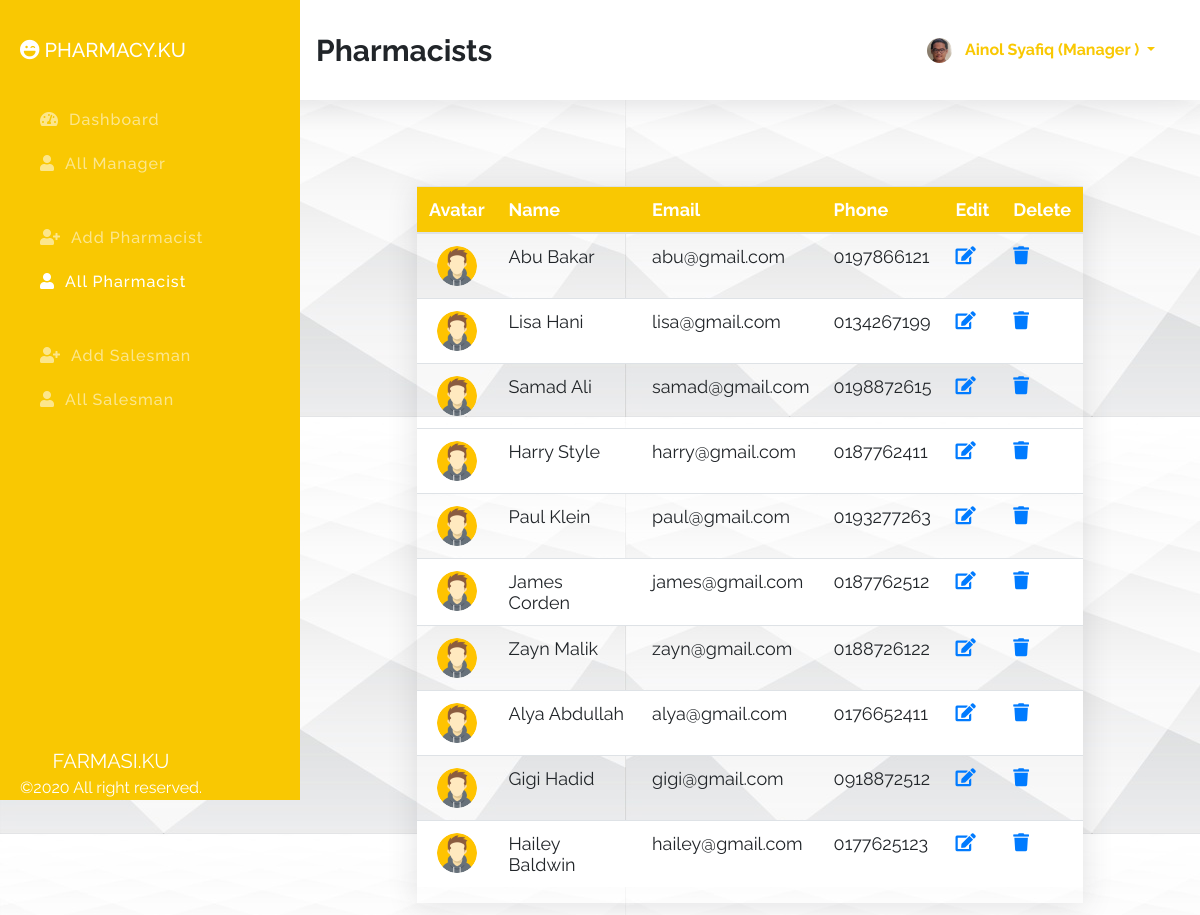
The app's page /index.php?id=allPharmacist (signed in) with its own data.
### tables this page shows
CREATE TABLE `managers` (
  `id` int(11) NOT NULL,
  `fname` varchar(100) NOT NULL,
  `lname` varchar(100) NOT NULL,
  `email` varchar(100) NOT NULL,
  `phone` varchar(100) NOT NULL,
  `password` varchar(100) NOT NULL,
  `role` varchar(100) NOT NULL DEFAULT 'manager',
  `avatar` varchar(255) NOT NULL DEFAULT 'avatar.png'
);

CREATE TABLE `pharmacists` (
  `id` int(11) NOT NULL,
  `fname` varchar(100) NOT NULL,
  `lname` varchar(100) NOT NULL,
  `email` varchar(100) NOT NULL,
  `phone` varchar(100) NOT NULL,
  `password` varchar(100) NOT NULL,
  `role` varchar(100) NOT NULL DEFAULT 'pharmacist',
  `avatar` varchar(255) NOT NULL DEFAULT 'avatar.png'
);

### index.php (the view, shortened to what this page needs)
<?php
    $sessionId = $_SESSION['id'] ?? '';
    $sessionRole = $_SESSION['role'] ?? '';
    $connection = mysqli_connect( DB_HOST, DB_USER, DB_PASSWORD, DB_NAME );
    $id = $_REQUEST['id'] ?? 'dashboard';
    $action = $_REQUEST['action'] ?? '';
?>
<!DOCTYPE html>
<html lang="en">
<head>
    <link rel="stylesheet" href="assets/css/bootstrap.min.css">
    <link rel="stylesheet" href="assets/css/all.min.css">
    <link rel="stylesheet" href="assets/css/style.css">
</head>
<body background="try.jpg">
    <section class="topber">
        <div class="topber__title">
            <span class="topber__title--text">
                <?php
                    if ( 'dashboard' == $id ) {
                        echo "DashBoard";
                    } elseif ( 'addManager' == $id ) {
                        echo "Add Manager";
                    } elseif ( 'allManager' == $id ) {
                        echo "Managers";
                    } elseif ( 'addPharmacist' == $id ) {
                        echo "Add Pharmacist";
                    } elseif ( 'allPharmacist' == $id ) {
                        echo "Pharmacists";
                    } elseif ( 'addSalesman' == $id ) {
                        echo "Add Salesman";
                    } elseif ( 'allSalesman' == $id ) {
                        echo "Salesmans";
                    } elseif ( 'userProfile' == $id ) {
                        echo "Your Profile";
                    } elseif ( 'editManager' == $action ) {
                        echo "Edit Manager";
                    } elseif ( 'editPharmacist' == $action ) {
                        echo "Edit Pharmacist";
                    } elseif ( 'editSalesman' == $action ) {
                        echo "Edit Salesman";
                    }
                ?>
            </span>
        </div>
        <div class="topber__profile">
            <?php
                $query = "SELECT fname,lname,role,avatar FROM {$sessionRole}s WHERE id='$sessionId'";
                $result = mysqli_query( $connection, $query );
                if ( $data = mysqli_fetch_assoc( $result ) ) {
                    $fname = $data['fname'];
                    $lname = $data['lname'];
                    $role = $data['role'];
                    $avatar = $data['avatar'];
                ?>
                <img src="assets/img/<?php echo "$avatar"; ?>" height="25" width="25" class="rounded-circle" alt="profile">
                <div class="dropdown">
                    <button class="btn dropdown-toggle" type="button" id="dropdownMenuButton" data-toggle="dropdown" aria-haspopup="true" aria-expanded="false">
                    <?php
                        echo "$fname $lname (" . ucwords( $role ) . " )";
                        }
                    ?>
                    </button>
                </div>
        </div>
    </section>
    <section id="sideber" class="sideber">
        <ul class="sideber__ber">
            <h3 class="sideber__panel"><i id="left" class="fas fa-laugh-wink"></i> PHARMACY.KU</h3>
            <li id="left" class="sideber__item<?php if ( 'dashboard' == $id ) {
                                                  echo " active";
                                              }?>">
                <a href="index.php?id=dashboard"><i id="left" class="fas fa-tachometer-alt"></i>Dashboard</a>
            </li>
            <li id="left" class="sideber__item<?php if ( 'allManager' == $id ) {
    echo " active";
}?>">
                <a href="index.php?id=allManager"><i id="left" class="fas fa-user"></i>All Manager</a>
            </li>
            <?php if ( 'admin' == $sessionRole || 'manager' == $sessionRole ) {?>
                <li id="left" class="sideber__item sideber__item--modify<?php if ( 'addPharmacist' == $id ) {
                                                                            echo " active";
                                                                        }?>">
                    <a href="index.php?id=addPharmacist"><i id="left" class="fas fa-user-plus"></i></i>Add
                        Pharmacist</a>
                </li><?php }?>
            <li id="left" class="sideber__item<?php if ( 'allPharmacist' == $id ) {
    echo " active";
}?>">
                <a href="index.php?id=allPharmacist"><i id="left" class="fas fa-user"></i>All Pharmacist</a>
            </li>
            <?php if ( 'admin' == $sessionRole || 'manager' == $sessionRole || 'pharmacist' == $sessionRole ) {?>
                <li id="left" class="sideber__item sideber__item--modify<?php if ( 'addSalesman' == $id ) {
                                                                            echo " active";
                                                                        }?>">
                    <a href="index.php?id=addSalesman"><i id="left" class="fas fa-user-plus"></i>Add Salesman</a>
                </li><?php }?>
            <li id="left" class="sideber__item<?php if ( 'allSalesman' == $id ) {
    echo " active";
}?>">
                <a href="index.php?id=allSalesman"><i id="left" class="fas fa-user"></i>All Salesman</a>
            </li>
        </ul>
        <footer class="text-center"><span>FARMASI.KU</span><br>©2020  All right reserved.</footer>
    </section>
    <section class="main">
        <div class="container">
            <div class="pharmacist">
                <?php if ( 'allPharmacist' == $id ) {?>
                    <div class="allPharmacist">
                        <div class="main__table">
                            <table class="table">
                                <thead>
                                    <tr>
                                        <th scope="col">Avatar</th>
                                        <th scope="col">Name</th>
                                        <th scope="col">Email</th>
                                        <th scope="col">Phone</th>
                                        <?php if ( 'admin' == $sessionRole || 'manager' == $sessionRole ) {?>
                                            <th scope="col">Edit</th>
                                            <th scope="col">Delete</th>
                                        <?php }?>
                                    </tr>
                                </thead>
                                <tbody>
                                    <?php
                                        $getPharmacist = "SELECT * FROM pharmacists";
                                            $result = mysqli_query( $connection, $getPharmacist );
                                        while ( $pharmacist = mysqli_fetch_assoc( $result ) ) {?>
                                        <tr>
                                            <td>
                                                <center><img class="rounded-circle" width="40" height="40" src="assets/img/<?php echo $pharmacist['avatar']; ?>" alt=""></center>
                                            </td>
                                            <td><?php printf( "%s %s", $pharmacist['fname'], $pharmacist['lname'] );?></td>
                                            <td><?php printf( "%s", $pharmacist['email'] );?></td>
                                            <td><?php printf( "%s", $pharmacist['phone'] );?></td>
                                            <?php if ( 'admin' == $sessionRole || 'manager' == $sessionRole ) {?>
                                                <td><?php printf( "<a href='index.php?action=editPharmacist&id=%s'><i class='fas fa-edit'></i></a>", $pharmacist['id'] )?></td>
                                                <td><?php printf( "<a class='delete' href='index.php?action=deletePharmacist&id=%s'><i class='fas fa-trash'></i></a>", $pharmacist['id'] )?></td>
                                            <?php }?>
                                        </tr>
                                    <?php }?>
                                </tbody>
                            </table>
                        </div>
                    </div>
                <?php }?>
            </div>
        </div>
    </section>
</body>
</html>

### assets/css/style.css (style rules this page uses)
*, *::before, *::after { margin: 0; padding: 0; -webkit-box-sizing: border-box; box-sizing: border-box; }
body { font-family: "Raleway", sans-serif; }
a { text-decoration: none !important; }
.topber { position: fixed; width: 100%; top: 0; left: 0; padding-left: 300px; right: 0; z-index: 999; -webkit-box-shadow: 0 0.15rem 1.75rem 0 rgba(58, 59, 69, 0.15); box-shadow: 0 0.15rem 1.75rem 0 rgba(58, 59, 69, 0.15); background-color: #fff; }
.topber__title { height: 12.5vh; float: left; display: -webkit-box; display: -ms-flexbox; display: flex; -webkit-box-orient: horizontal; -webkit-box-direction: normal; -ms-flex-direction: row; flex-direction: row; -webkit-box-align: center; -ms-flex-align: center; align-items: center; padding-left: 1rem; }
.topber__title--text { font-size: 30px; font-weight: bold; }
.topber__profile { height: 12.5vh; float: right; padding-right: 10px; display: -webkit-box; display: -ms-flexbox; display: flex; -webkit-box-orient: horizontal; -webkit-box-direction: normal; -ms-flex-direction: row; flex-direction: row; -webkit-box-align: center; -ms-flex-align: center; align-items: center; padding: 2rem; }
.topber__profile button { color: #F9C802; line-height: 10px; font-weight: bold; }
.sideber { position: fixed; top: 0; overflow-y: auto; left: 0; bottom: 0; width: 300px; height: 100vh; padding: 40px 20px 20px 20px; background-color: #f9c802; background-image: -webkit-gradient(linear, left top, left bottom, color-stop(10%, #F9C802), to(#F9C802)); background-image: linear-gradient(180deg, #F9C802 10%, #F9C802 100%); background-size: cover; -webkit-transition: left 0.5s ease; transition: left 0.5s ease; z-index: 999; }
.sideber__ber { list-style: none; }
.sideber__panel { font-size: 20px; color: #fff; line-height: 1.2rem; padding-bottom: 30px; }
.sideber__panel i { color: #fff; }
.sideber__item { padding: 10px; }
.sideber__item a { color: rgba(255, 255, 255, 0.55); font-size: 16px; letter-spacing: 1px; font-weight: 500; }
.sideber__item a i { color: rgba(255, 255, 255, 0.55); padding: 0 10px; }
.sideber__item:hover a, .sideber__item.active a, .sideber__item.active i, .sideber__item:hover i { color: #fff; -webkit-transition: 0.3s ease; transition: 0.3s ease; }
.sideber__item--modify { padding: 40px 10px 10px 10px; }
.sideber footer { position: absolute; bottom: 0; font-size: 16px; color: #fff; }
.sideber footer span { font-size: 20px; }
.main { margin-left: 300px; margin-top: 10vh; padding: 2rem; }
.main__table { margin: 50px 70px; -webkit-box-shadow: 0 0.15rem 1.75rem 0 rgba(58, 59, 69, 0.15); box-shadow: 0 0.15rem 1.75rem 0 rgba(58, 59, 69, 0.15); overflow-x: auto; }
.main__table .table { font-size: 18px; font-weight: 400; }
.main__table .table th { color: #ffffff; background: #F9C802; }
.main__table .table tr:nth-child(even) { background: #fff; }

### records on screen
managers: avatar (picture), fname "Ainol", lname "Syafiq", role "Manager"
pharmacists: avatar (placeholder picture), fname "Abu", lname "Bakar", email "abu@gmail.com", phone "0197866121"
pharmacists: avatar (placeholder picture), fname "Lisa", lname "Hani", email "lisa@gmail.com", phone "0134267199"
pharmacists: avatar (placeholder picture), fname "Samad", lname "Ali", email "samad@gmail.com", phone "0198872615"
pharmacists: avatar (placeholder picture), fname "Harry", lname "Style", email "harry@gmail.com", phone "0187762411"
pharmacists: avatar (placeholder picture), fname "Paul", lname "Klein", email "paul@gmail.com", phone "0193277263"
pharmacists: avatar (placeholder picture), fname "James", lname "Corden", email "james@gmail.com", phone "0187762512"
pharmacists: avatar (placeholder picture), fname "Zayn", lname "Malik", email "zayn@gmail.com", phone "0188726122"
pharmacists: avatar (placeholder picture), fname "Alya", lname "Abdullah", email "alya@gmail.com", phone "0176652411"
pharmacists: avatar (placeholder picture), fname "Gigi", lname "Hadid", email "gigi@gmail.com", phone "0918872512"
pharmacists: avatar (placeholder picture), fname "Hailey", lname "Baldwin", email "hailey@gmail.com", phone "0177625123"
